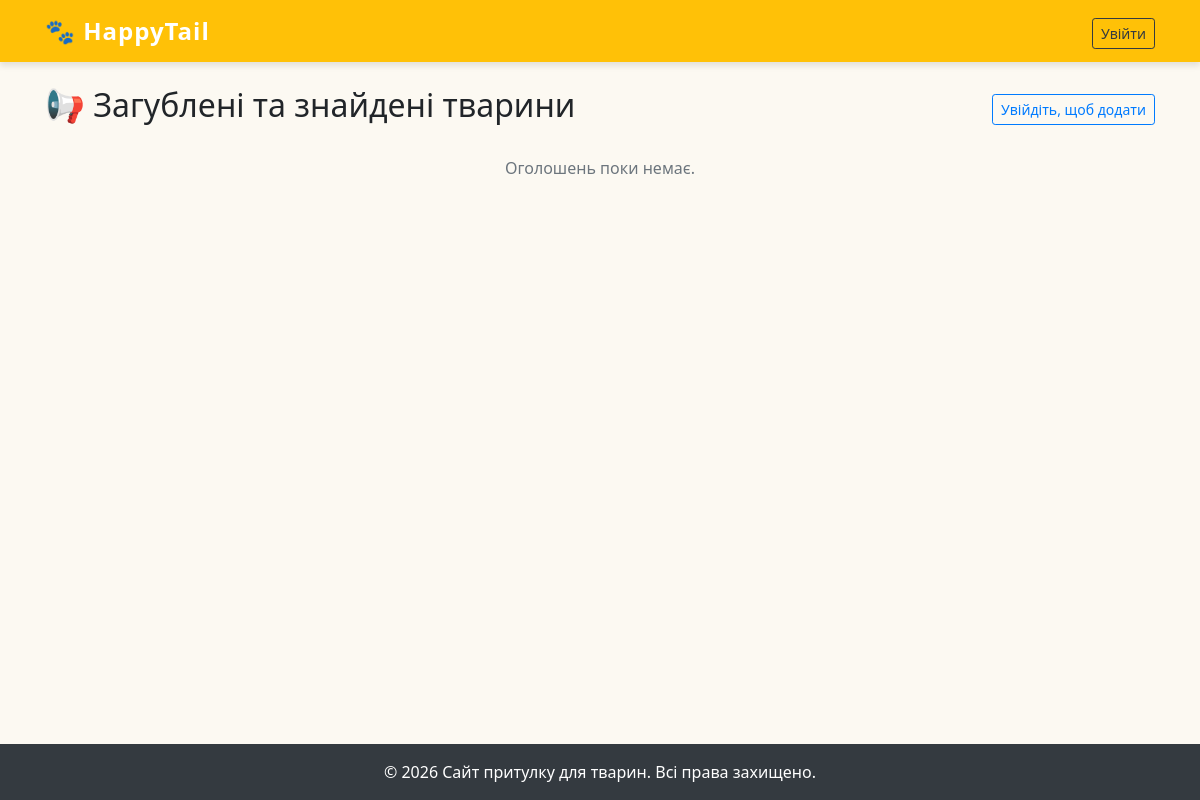
The page /lost-found.php on the database as committed earlier.
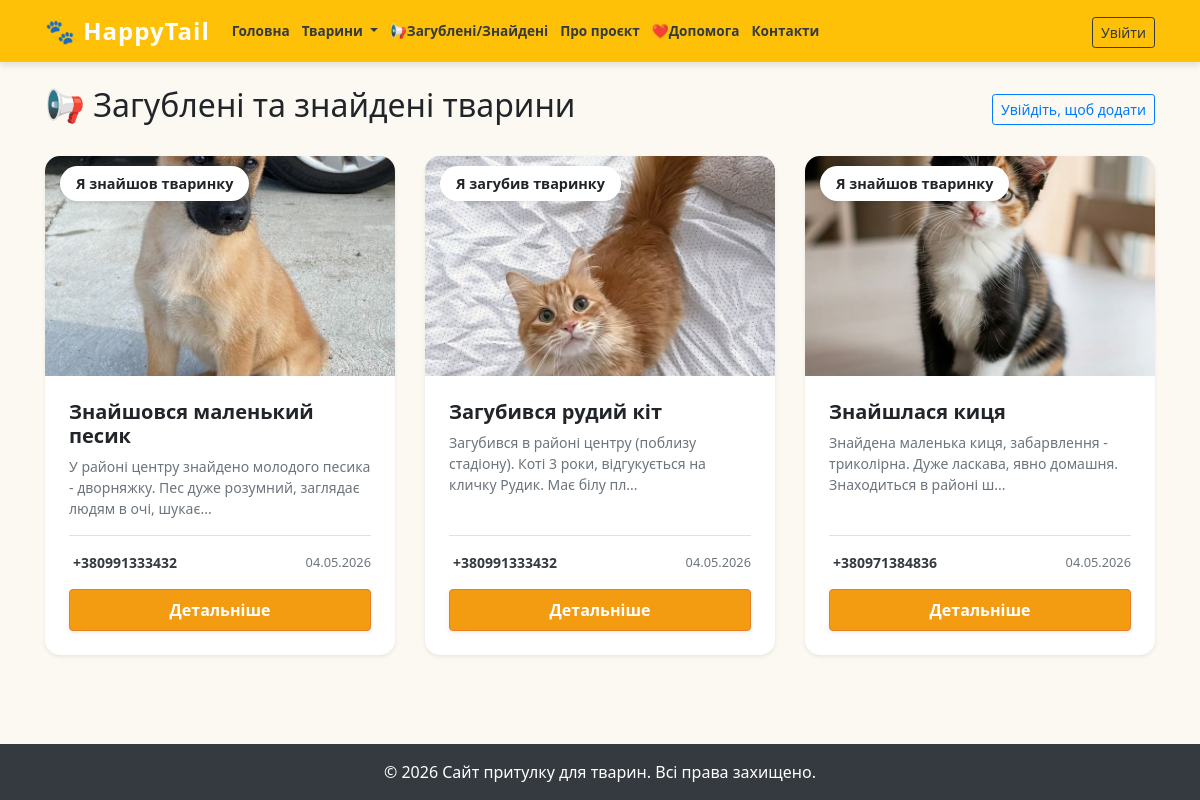
The same page on the database as committed later.
### tables this page shows
CREATE TABLE `menu` (
  `id` int(11) NOT NULL,
  `title` varchar(100) NOT NULL,
  `url` varchar(255) NOT NULL,
  `parent_id` int(11) DEFAULT 0
);

CREATE TABLE `announcements` (
  `id` int(11) NOT NULL,
  `type` varchar(255) NOT NULL,
  `title` varchar(200) NOT NULL,
  `description` text DEFAULT NULL,
  `image` text DEFAULT NULL,
  `phone` varchar(20) DEFAULT NULL,
  `user_id` int(11) DEFAULT NULL,
  `created_at` datetime DEFAULT current_timestamp()
);

### include/functions.php (called while the page is built, shortened)
<?php
function get_menu() {
    global $conn;
    $sql = "SELECT * FROM menu ORDER BY id ASC";
    $result = mysqli_query($conn, $sql);
    return mysqli_fetch_all($result, MYSQLI_ASSOC);
}

### lost-found.php (the view, shortened to what the changed rows need)
<?php
require_once 'include/config.php';
require_once 'include/functions.php';
require_once 'include/header.php';
$sql = "SELECT a.*, u.name as user_name
        FROM announcements a
        LEFT JOIN users u ON a.user_id = u.id
        ORDER BY a.created_at DESC";
$result = mysqli_query($conn, $sql);
$items = mysqli_fetch_all($result, MYSQLI_ASSOC);
?>
<div class="d-flex justify-content-between align-items-center mb-4">
    <h2>📢 Загублені та знайдені тварини</h2>
</div>
<div class="row">
    <?php if(empty($items)): ?>
        <div class="col-12"><p class="text-center text-muted">Оголошень поки немає.</p></div>
    <?php else: ?>
        <?php foreach($items as $item): ?>
            <div class="col-md-4 mb-4">
                <div class="card h-100 shadow-sm border-0 announcement-card pet-card" style="border-radius: 15px; overflow: hidden;">
                    <div class="position-relative">
                        <?php if($item['image']): ?>
                            <img src="img/announcements/<?= $item['image'] ?>" class="card-img-top pet-img" style="height: 220px; object-fit: cover;">
                        <?php else: ?>
                            <div class="bg-light d-flex align-items-center justify-content-center text-muted" style="height: 220px;">Немає фото</div>
                        <?php endif; ?>
                        <div class="position-absolute" style="top: 15px; left: 15px;">
                            <span class="bg-white shadow-sm px-3 py-2" style="border-radius: 20px; font-weight: bold; font-size: 0.9rem;">
                                <?= htmlspecialchars($item['type']) ?>
                            </span>
                        </div>
                    </div>
                    <div class="card-body d-flex flex-column p-4">
                        <h5 class="card-title font-weight-bold mb-2"><?= htmlspecialchars($item['title']) ?></h5>
                        <p class="card-text text-secondary small mb-3">
                            <?= htmlspecialchars(mb_substr($item['description'], 0, 100)) ?>...
                        </p>
                        <div class="mt-auto pt-3 border-top">
                            <div class="d-flex justify-content-between align-items-center mb-3">
                                <span class="text-dark font-weight-bold small"><i class="fas fa-phone mr-1"></i> <?= htmlspecialchars($item['phone']) ?></span>
                                <span class="text-muted" style="font-size: 0.8rem;"><?= date('d.m.Y', strtotime($item['created_at'])) ?></span>
                            </div>
                            <div class="d-flex justify-content-between gap-2">
                                <a href="announcement-post.php?id=<?= $item['id'] ?>" class="btn btn-warning flex-grow-1 font-weight-bold py-2 shadow-sm">Детальніше</a>
                            </div>
                        </div>
                    </div>
                </div>
            </div>
        <?php endforeach; ?>
    <?php endif; ?>
</div>
<?php require_once 'include/footer.php'; ?>

### include/header.php (shortened to what the changed rows need)
<?php $base_path = $base_path ?? ''; ?>
<!DOCTYPE html>
<html lang="uk">
<head>
    <link rel="stylesheet" href="https://cdn.jsdelivr.net/npm/bootstrap@4.6.2/dist/css/bootstrap.min.css">
    <link rel="stylesheet" href="<?= $base_path ?>css/main.css?v=1.1">
</head>
<body>
<nav class="navbar navbar-expand-lg navbar-dark bg-warning">
    <div class="container">
        <div class="collapse navbar-collapse" id="navbarNav">
            <ul class="navbar-nav mr-auto">
                <?php
                $all_menu = get_menu();
                $top_menu = array_filter($all_menu, function($m) { return ($m['parent_id'] ?? 0) == 0; });
                foreach ($top_menu as $menu_item):
                    $sub_menu = array_filter($all_menu, function($m) use ($menu_item) { return ($m['parent_id'] ?? 0) == $menu_item['id']; });
                    $has_sub = !empty($sub_menu);
                    if ($has_sub): ?>
                        <li class="nav-item dropdown">
                            <a class="nav-link dropdown-toggle text-dark font-weight-bold" href="#" id="nav-<?= $menu_item['id'] ?>" role="button" data-toggle="dropdown">
                                <?= htmlspecialchars($menu_item['title']) ?>
                            </a>
                        </li>
                    <?php else: ?>
                        <li class="nav-item">
                            <a class="nav-link text-dark font-weight-bold" href="<?= $base_path ?><?= htmlspecialchars($menu_item['url']) ?>">
                                <?= htmlspecialchars($menu_item['title']) ?>
                            </a>
                        </li>
                    <?php endif;
                endforeach; ?>
            </ul>
        </div>
    </div>
</nav>
<div class="container mt-4 mb-5">

Rows that differ between the two databases and show on the page:
added menu: title "Головна"
added menu: title "Тварини"
added menu: title "📢Загублені/Знайдені"
added menu: title "Про проєкт"
added menu: title "❤️Допомога"
added menu: title "Контакти"
added announcements: image (picture), type "Я знайшов тваринку", title "Знайшовся маленький песик", description "У районі центру знайдено молодого песика - дворняжку. Пес дуже розумний, заглядає людям в очі, шукає", phone "+380991333432", created_at "04.05.2026"
added announcements: image (picture), type "Я загубив тваринку", title "Загубився рудий кіт", description "Загубився в районі центру (поблизу стадіону). Коті 3 роки, відгукується на кличку Рудик. Має білу пл", phone "+380991333432", created_at "04.05.2026"
added announcements: image (picture), type "Я знайшов тваринку", title "Знайшлася киця", description "Знайдена маленька киця, забарвлення - триколірна. Дуже ласкава, явно домашня. Знаходиться в районі ш", phone "+380971384836", created_at "04.05.2026"
Other text that changed with them:
text no longer shown: "Оголошень поки немає."
